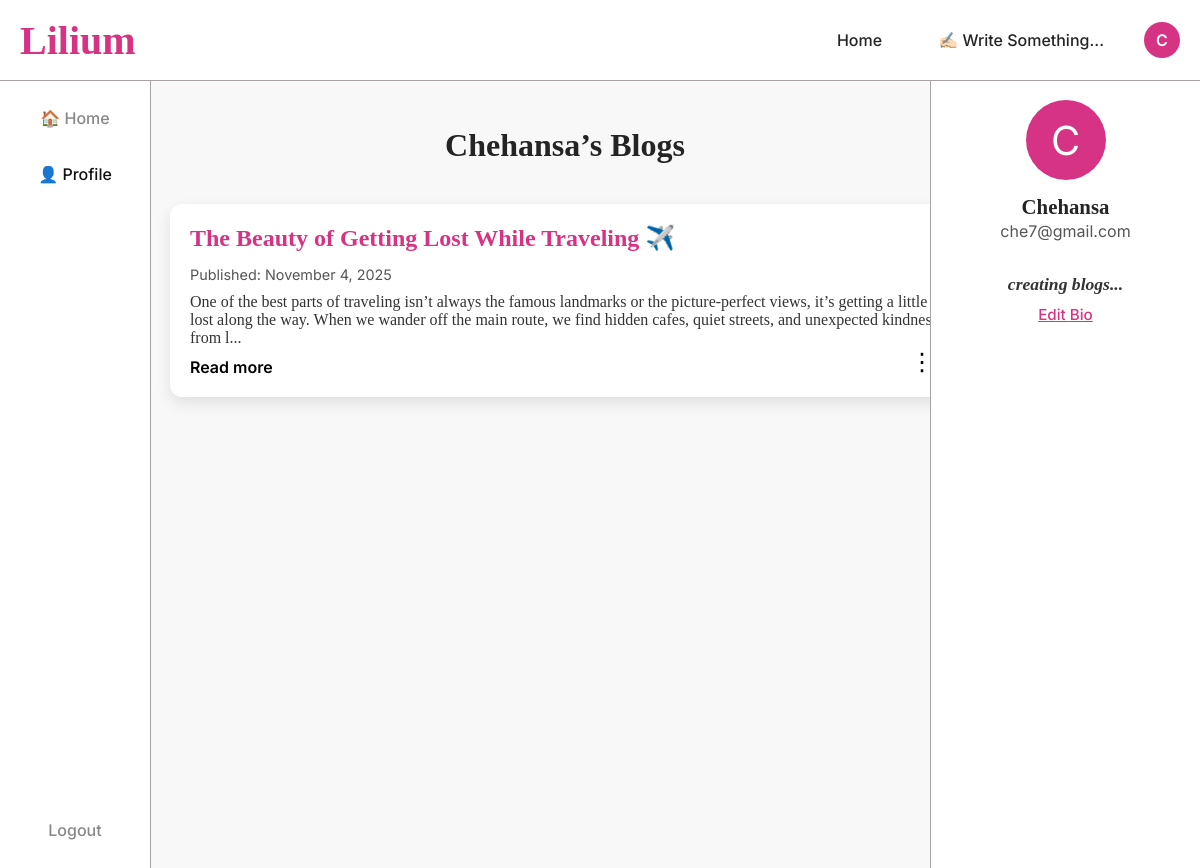
Page /profile.php (signed in) on the committed database.
### tables this page shows
CREATE TABLE `blogpost` (
  `id` int(11) NOT NULL,
  `user_id` int(11) NOT NULL,
  `title` varchar(255) NOT NULL,
  `content` text NOT NULL,
  `created_at` datetime DEFAULT current_timestamp(),
  `updated_at` datetime DEFAULT current_timestamp() ON UPDATE current_timestamp()
);

CREATE TABLE `user` (
  `id` int(11) NOT NULL,
  `username` varchar(50) NOT NULL,
  `email` varchar(150) NOT NULL,
  `password` varchar(255) NOT NULL,
  `role` enum('user','admin') NOT NULL DEFAULT 'user',
  `bio` text DEFAULT NULL,
  `remember_token` varchar(64) DEFAULT NULL
);

### Parsedown.php (called while the page is built, shortened)
<?php
class Parsedown
{
    function text($text)
    {
        $Elements = $this->textElements($text);
        $markup = $this->elements($Elements);
        $markup = trim($markup, "\n");
        return $markup;
    }
    protected function textElements($text)
    {
        $text = str_replace(array("\r\n", "\r"), "\n", $text);
        $text = trim($text, "\n");
        $lines = explode("\n", $text);
        return $this->linesElements($lines);
    }
    protected $breaksEnabled;
    protected $safeMode;
    protected $unmarkedBlockTypes = array(
        'Code',
    );
    protected function linesElements(array $lines)
    {
        $Elements = array();
        $CurrentBlock = null;
        foreach ($lines as $line)
        {
            if (chop($line) === '')
            {
                if (isset($CurrentBlock))
                {
                    $CurrentBlock['interrupted'] = (isset($CurrentBlock['interrupted'])
                        ? $CurrentBlock['interrupted'] + 1 : 1
                    );
                }
                continue;
            }
            $indent = strspn($line, ' ');
            $text = $indent > 0 ? substr($line, $indent) : $line;
            $Line = array('body' => $line, 'indent' => $indent, 'text' => $text);
            $marker = $text[0];
            $blockTypes = $this->unmarkedBlockTypes;
            foreach ($blockTypes as $blockType)
            {
                $Block = $this->{"block$blockType"}($Line, $CurrentBlock);
            }
            if (isset($CurrentBlock) and $CurrentBlock['type'] === 'Paragraph')
            {
                $Block = $this->paragraphContinue($Line, $CurrentBlock);
            }
            if (isset($Block))
            {
                $CurrentBlock = $Block;
            }
            else
            {
                if (isset($CurrentBlock))
                {
                    $Elements[] = $this->extractElement($CurrentBlock);
                }
                $CurrentBlock = $this->paragraph($Line);
                $CurrentBlock['identified'] = true;
            }
        }
        if (isset($CurrentBlock))
        {
            $Elements[] = $this->extractElement($CurrentBlock);
        }
        return $Elements;
    }
    protected function extractElement(array $Component)
    {
        return $Component['element'];
    }
    protected function paragraph($Line)
    {
        return array(
            'type' => 'Paragraph',
            'element' => array(
                'name' => 'p',
                'handler' => array(
                    'function' => 'lineElements',
                    'argument' => $Line['text'],
                    'destination' => 'elements',
                ),
            ),
        );
    }
    protected function paragraphContinue($Line, array $Block)
    {
        if (isset($Block['interrupted']))
        {
            return;
        }
        $Block['element']['handler']['argument'] .= "\n".$Line['text'];
        return $Block;
    }
    protected function lineElements($text, $nonNestables = array())
    {
        $text = str_replace(array("\r\n", "\r"), "\n", $text);
        $Elements = array();
        $InlineText = $this->inlineText($text);
        $Elements[] = $InlineText['element'];
        foreach ($Elements as &$Element)
        {
            if ( ! isset($Element['autobreak']))
            {
                $Element['autobreak'] = false;
            }
        }
        return $Elements;
    }
    protected function inlineText($text)
    {
        $Inline = array(
            'extent' => strlen($text),
            'element' => array(),
        );
        $Inline['element']['elements'] = self::pregReplaceElements(
            $this->breaksEnabled ? '/[ ]*+\n/' : '/(?:[ ]*+\\\\|[ ]{2,}+)\n/',
            array(
                array('name' => 'br'),
                array('text' => "\n"),
            ),
            $text
        );
        return $Inline;
    }
    protected function handle(array $Element)
    {
        if (isset($Element['handler']))
        {
            if (!isset($Element['nonNestables']))
            {
                $Element['nonNestables'] = array();
            }
            if (is_string($Element['handler']))
            {
                $function = $Element['handler'];
                $argument = $Element['text'];
                unset($Element['text']);
                $destination = 'rawHtml';
            }
            else
            {
                $function = $Element['handler']['function'];
                $argument = $Element['handler']['argument'];
                $destination = $Element['handler']['destination'];
            }
            $Element[$destination] = $this->{$function}($argument, $Element['nonNestables']);
            unset($Element['handler']);
        }
        return $Element;
    }
    protected function element(array $Element)
    {
        $Element = $this->handle($Element);
        $hasName = isset($Element['name']);
        $markup = '';
        if ($hasName)
        {
            $markup .= '<' . $Element['name'];
        }
        $permitRawHtml = false;
        if (isset($Element['text']))
        {
            $text = $Element['text'];
        }
        elseif (isset($Element['rawHtml']))
        {
            $text = $Element['rawHtml'];
            $allowRawHtmlInSafeMode = isset($Element['allowRawHtmlInSafeMode']) && $Element['allowRawHtmlInSafeMode'];
            $permitRawHtml = !$this->safeMode || $allowRawHtmlInSafeMode;
        }
        $hasContent = isset($text) || isset($Element['element']) || isset($Element['elements']);
        if ($hasContent)
        {
            $markup .= $hasName ? '>' : '';
            if (isset($Element['elements']))
            {
                $markup .= $this->elements($Element['elements']);
            }
            elseif (isset($Element['element']))
            {
                $markup .= $this->element($Element['element']);
            }
            else
            {
                if (!$permitRawHtml)
                {
                    $markup .= self::escape($text, true);
                }
                else
                {
                    $markup .= $text;
                }
            }
            $markup .= $hasName ? '</' . $Element['name'] . '>' : '';
        }
        elseif ($hasName)
        {
            $markup .= ' />';
        }
        return $markup;
    }
    protected function elements(array $Elements)
    {
        $markup = '';
        $autoBreak = true;
        foreach ($Elements as $Element)
        {
            $autoBreakNext = (isset($Element['autobreak'])
                ? $Element['autobreak'] : isset($Element['name'])
            );
            $autoBreak = !$autoBreak ? $autoBreak : $autoBreakNext;
            $markup .= ($autoBreak ? "\n" : '') . $this->element($Element);
            $autoBreak = $autoBreakNext;
        }
        $markup .= $autoBreak ? "\n" : '';
        return $markup;
    }
    protected static function pregReplaceElements($regexp, $Elements, $text)
    {
        $newElements = array();
        $newElements[] = array('text' => $text);
        return $newElements;
    }
    protected static function escape($text, $allowQuotes = false)
    {
        return htmlspecialchars($text, $allowQuotes ? ENT_NOQUOTES : ENT_QUOTES, 'UTF-8');
    }
}

### profile.php (the view, shortened to what this page needs)
<?php
require 'config.php';
require 'Parsedown.php';
$Parsedown = new Parsedown();
$user_id = $_SESSION['user_id'];
$username = $_SESSION['username'] ?? 'User';
$stmt = $pdo->prepare("SELECT email, bio FROM user WHERE id = ?");
$stmt->execute([$user_id]);
$user = $stmt->fetch();
$email = $user['email'] ?? 'noemail@example.com';
$bio = $user['bio'] ?? '';
$stmt = $pdo->prepare("SELECT * FROM blogpost WHERE user_id = ? ORDER BY created_at DESC");
$stmt->execute([$user_id]);
$posts = $stmt->fetchAll();
?>
<!DOCTYPE html>
<html lang="en">
<head>
<link rel="stylesheet" href="profile.css">
<link href="https://api.fontshare.com/v2/css?f[]=noe-display@700&display=swap" rel="stylesheet">
</head>
<body>
<aside class="sidebar">
  <nav class="sidebar-nav">
    <a href="dashboard.php">🏠 Home</a>
    <a href="profile.php" class="active">👤 Profile</a>
  </nav>
  <a href="logout.php" class="sidebar-logout">Logout</a>
</aside>
<header class="topbar">
  <div class="logo">Lilium</div>
  <nav class="top-nav">
    <a href="dashboard.php" class="write-link">Home</a>
    <a href="create_blog.php" class="write-link">✍🏻 Write Something...</a>
    <a href="profile.php" class="profile-circle" title="<?= htmlspecialchars($username) ?>">
      <?= strtoupper(substr($username, 0, 1)) ?>
    </a>
  </nav>
</header>
<main class="profile-main">
  <div class="profile-container">
    <h2><?= htmlspecialchars($username) ?>’s Blogs</h2>
    <?php if (empty($posts)): ?>
      <p class="no-posts">You haven’t written any blogs yet.</p>
    <?php else: ?>
      <div class="blog-list">
        <?php foreach ($posts as $post):
          $excerpt = strip_tags($Parsedown->text(substr($post['content'], 0, 250)));
        ?>
        <div class="blog-card" onclick="window.location='view_blog.php?id=<?= $post['id'] ?>'">
          <div class="blog-content-left">
            <h3><?= htmlspecialchars($post['title']) ?></h3>
            <p class="meta">Published: <?= date("F j, Y", strtotime($post['created_at'])) ?></p>
            <div class="preview blog-content"><?= $excerpt ?>...</div>
            <a href="view_blog.php?id=<?= $post['id']; ?>" class="read-more" onclick="event.stopPropagation();">Read more</a>
          </div>
          <div class="dropdown blog-card-dropdown" onclick="event.stopPropagation();">
            <button class="dropbtn">⋮</button>
          </div>
        </div>
        <?php endforeach; ?>
      </div>
    <?php endif; ?>
  </div>
  <aside class="right-sidebar">
    <div class="profile-circle-large"><?= strtoupper(substr($username, 0, 1)) ?></div>
    <div class="user-info">
      <p class="username"><?= htmlspecialchars($username) ?></p>
      <p class="email"><?= htmlspecialchars($email) ?></p>
    </div>
    <div class="bio-display">
      <p id="bio-text"><?= $bio ? htmlspecialchars($bio) : 'No bio yet.' ?></p>
      <span id="edit-bio-btn" class="edit-bio-link"><?= $bio ? 'Edit Bio' : 'Add Bio' ?></span>
    </div>
  </aside>
</main>
</body>
</html>

### profile.css (style rules this page uses)
body { margin: 0; font-family: 'Inter', 'Helvetica Neue', Helvetica, Arial, sans-serif; background-color: #f8f8f8; color: #242424; min-height: 100vh; padding-top: 80px; }
.sidebar { width: 150px; position: fixed; top: 0; bottom: 0; left: 0; background-color: #fff; border-right: 1px solid #a8a2a2; display: flex; flex-direction: column; justify-content: space-between; align-items: center; padding: 100px 0 30px; z-index: 100; }
.sidebar-nav { display: flex; flex-direction: column; gap: 20px; width: 100%; }
.sidebar-nav a { color: #888; text-decoration: none; font-weight: 500; text-align: center; padding: 8px 0; transition: color 0.2s; }
.sidebar-nav a.active, .sidebar-nav a:hover { color: #111; }
.sidebar-logout { color: #888; font-weight: 500; text-decoration: none; margin-bottom: 10px; transition: color 0.3s; }
.topbar { position: fixed; top: 0; left: 0; right: 0; height: 80px; padding: 0 20px; display: flex; justify-content: space-between; align-items: center; background-color: #fff; border-bottom: 1px solid #a8a2a2; z-index: 200; }
.logo { font-size: 2.5rem; font-family: 'Noe Display', serif; font-weight: 700; color: #d63384; }
.top-nav { display: flex; align-items: center; gap: 1.5rem; }
.write-link { text-decoration: none; padding: 0.5rem 1rem; border-radius: 25px; font-weight: 500; color: #242424; transition: background 0.2s, color 0.2s; }
.profile-circle { display: flex; align-items: center; justify-content: center; width: 36px; height: 36px; border-radius: 50%; background-color: #d63384; color: #fff; font-weight: 600; font-size: 1rem; text-decoration: none; transition: background 0.2s ease; }
.profile-main { padding: 20px 0; }
.profile-container { max-width: 1200px; margin-left: 150px; margin-right: 220px; padding: 0 20px; }
.profile-container h2 { font-family: 'Noe Display', serif; font-size: 32px; text-align: center; margin-bottom: 40px; }
.blog-list { display: flex; flex-direction: column; gap: 25px; }
.blog-card { display: flex; align-items: flex-start; justify-content: space-between; gap: 20px; background-color: #fff; border-radius: 12px; box-shadow: 0 6px 15px rgba(0,0,0,0.1); padding: 20px; cursor: pointer; transition: transform 0.2s, box-shadow 0.2s; position: relative; }
.blog-content-left { flex: 1; }
.blog-content-left h3 { margin: 0 0 8px; color: #d63384; font-family: 'Noe Display', serif; font-size: 1.5rem; }
.blog-content-left .meta { font-size: 0.9rem; color: #555; margin-bottom: 10px; }
.preview.blog-content { font-family: 'Charter', Georgia, Cambria, 'Times New Roman', serif; font-size: 1rem; color: #333; margin-bottom: 10px; line-clamp: 3; display: -webkit-box; -webkit-line-clamp: 3; -webkit-box-orient: vertical; overflow: hidden; }
.read-more { text-decoration: none; font-weight: 600; color: #000; transition: color 0.2s; }
.blog-card-dropdown { position: absolute; bottom: 20px; right: 20px; }
.blog-card-dropdown .dropbtn { font-size: 1.5rem; background: none; border: none; cursor: pointer; }
.right-sidebar { width: 270px; position: fixed; top: 80px; right: 0; bottom: 0; background-color: #fff; border-left: 1px solid #a8a2a2; padding: 20px; display: flex; flex-direction: column; align-items: center; overflow-y: auto; box-sizing: border-box; }
.profile-circle-large { width: 80px; height: 80px; border-radius: 50%; background-color: #d63384; color: #fff; font-size: 2.5rem; display: flex; align-items: center; justify-content: center; margin-bottom: 15px; }
.user-info { text-align: center; margin-bottom: 15px; }
.user-info .username { font-family: 'Noe Display', serif; font-weight: 600; font-size: 1.3rem; color: #242424; margin: 0; }
.user-info .email { font-size: 1rem; color: #555; margin: 2px 0 0; }
.bio-display p { text-align: center; margin-bottom: 10px; font-family: 'Noe Display', serif; font-style: italic; font-weight: bold; font-size: 1.1rem; color: #333; }
.edit-bio-link { display: block; text-align: center; margin-top: 10px; color: #d63384; cursor: pointer; font-weight: 500; text-decoration: underline; font-size: 0.95rem; }

### rows in the picture
blogpost: title "The Beauty of Getting Lost While Traveling ✈️", created_at "November 4, 2025", content "One of the best parts of traveling isn’t always the famous landmarks or the picture-perfect views, it’s getting a little lost along the way. When we wander off the main route, we find hidden cafes, quiet streets, and unexpected kindness from l"
user: email "che7@gmail.com", bio "creating blogs..."

### other values in the picture
substr($username, 0, 1) "C"
$username "Chehansa"
